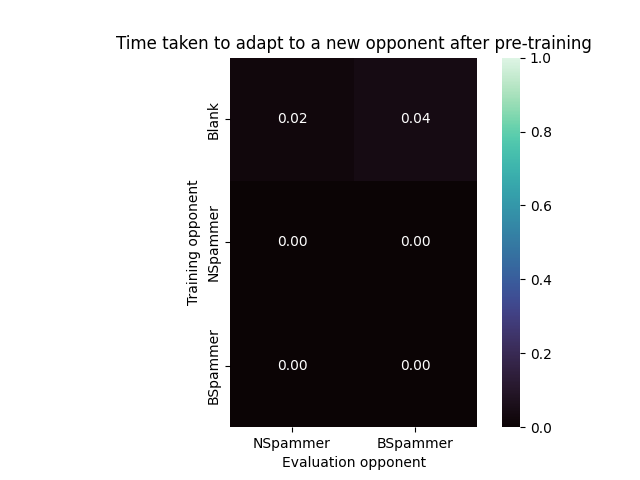

Write Python code to recreate this figure.
import random
import torch as T
from os import path
from agents.base import FootsiesAgentBase
from scripts.evaluation.utils import create_eval_env
from scripts.evaluation.data_collectors import get_data_custom_loop, AgentCustomRun
from scripts.evaluation.plotting import plot_data
from scripts.evaluation.custom_loop import WinRateObserver, PreCustomLoop
from models import to_
from itertools import combinations
from copy import deepcopy
from opponents.curriculum import Idle, Backer, NSpammer, BSpammer, NSpecialSpammer, BSpecialSpammer, WhiffPunisher, CurriculumOpponent
from typing import cast, Callable, Literal
from agents.the_one.agent import TheOneAgent
from dataclasses import dataclass
from opponents.base import Opponent
from tqdm import trange
from agents.action import ActionMap
from gymnasium.spaces import Discrete
from functools import partial
from gymnasium import Env
from footsies_gym.envs.footsies import FootsiesEnv
import seaborn as sns


OPPONENT_MAP: dict[str, Callable[[], CurriculumOpponent | None]] = {
    "Idle": Idle,
    "Backer": Backer,
    "NSpammer": NSpammer,
    "BSpammer": BSpammer,
    "NSpecialSpammer": NSpecialSpammer,
    "BSpecialSpammer": BSpecialSpammer,
    "WhiffPunisher": WhiffPunisher,
    "Bot": lambda: None,
}

@dataclass
class AgentTrainingRegime:
    name:                   str
    agent:                  TheOneAgent
    training_opponent:      Opponent | None | Literal["Blank"]
    evaluation_opponent:    Opponent | None


def train_agent_against_opponent(agent: TheOneAgent, env: Env, footsies_env: FootsiesEnv, initial_seed: int | None, opponent: Opponent | None, timesteps: int = int(1e6), label: str = ""):
    T.manual_seed(initial_seed)
    random.seed(initial_seed)
    
    o = opponent.act if opponent is not None else None
    footsies_env.set_opponent(o)

    seed = initial_seed
    terminated, truncated = True, True
    for _ in trange(timesteps, desc=label, unit="step", dynamic_ncols=True, colour="#FF9E64"):
        if (terminated or truncated):
            obs, info = env.reset(seed=seed)
            terminated, truncated = False, False
            seed = None

        action = agent.act(obs, info)
        next_obs, reward, terminated, truncated, next_info = env.step(action)
        reward = float(reward)

        # Skip hitstop freeze
        in_hitstop = ActionMap.is_in_hitstop_ori(next_info, True) or ActionMap.is_in_hitstop_ori(next_info, False)
        while in_hitstop and obs.isclose(next_obs).all():
            action = agent.act(obs, info)
            next_obs, r, terminated, truncated, next_info = env.step(action)
            r = float(r)
            reward += r

        agent.update(obs, next_obs, reward, terminated, truncated, info, next_info)

        obs, info = next_obs, next_info


class EnoughFightingObserver(WinRateObserver):
    def __init__(self, last: int = 100, win_rate_threshold: float = 0.7, win_rate_threshold_over: int = 20):
        super().__init__(last=last)
        self._win_rate_threshold = win_rate_threshold
        self._win_rate_threshold_over = win_rate_threshold_over # we need to count the win rate over some episodes or else it doesn't make sense (imagine just winning the first game -> 100% win rate instantly)
        self._step_counter = 0
        self._episodes = 0
    
    def update(self, step: int, obs: T.Tensor, next_obs: T.Tensor, reward: float, terminated: bool, truncated: bool, info: dict, next_info: dict, agent: FootsiesAgentBase):
        super().update(step, obs, next_obs, reward, terminated, truncated, info, next_info, agent)
        self._step_counter = step + 1
        self._episodes += terminated or truncated

    @property
    def data(self) -> tuple[list[int], tuple[list[float], ...]]:
        return [0], ([self._step_counter],)

    @staticmethod
    def attributes() -> tuple[str, ...]:
        return ("time_taken",)

    def enough(self) -> bool:
        return self.win_rate > self._win_rate_threshold and self._episodes > self._win_rate_threshold_over


def main(
    seeds: int = 10,
    timesteps: int = int(1e6),
    processes: int = 4,
    y: bool = False,
    small: bool = False,
):
    result_path = path.splitext(__file__)[0]

    dummy_env, _  = create_eval_env()
    assert dummy_env.observation_space.shape
    assert isinstance(dummy_env.action_space, Discrete)

    agent, _ = to_(
        observation_space_size=dummy_env.observation_space.shape[0],
        action_space_size=dummy_env.action_space.n,
    )

    if small:
        opponent_labels = ["Blank", "NSpammer", "BSpammer"]
    else:
        opponent_labels = ["Blank", "NSpammer", "BSpammer", "NSpecialSpammer", "WhiffPunisher", "Bot"]

    agent_regimes: list[AgentTrainingRegime] = []
    for training_opponent_label in opponent_labels:
        for evaluation_opponent_label in opponent_labels:
            if evaluation_opponent_label == "Blank":
                continue
            
            if training_opponent_label == "Blank":
                training_opponent = "Blank"
            else:
                training_opponent = OPPONENT_MAP[training_opponent_label]()
            
            evaluation_opponent = OPPONENT_MAP[evaluation_opponent_label]()

            agent_regime = AgentTrainingRegime(
                name=f"{training_opponent_label}_to_{evaluation_opponent_label}",
                agent=deepcopy(agent),
                training_opponent=training_opponent,
                evaluation_opponent=evaluation_opponent,
            )

            agent_regimes.append(agent_regime)

    runs = {
        reg.name: AgentCustomRun(
            agent=reg.agent,
            opponent=reg.evaluation_opponent.act if reg.evaluation_opponent is not None else reg.evaluation_opponent,
            pre_loop=cast(PreCustomLoop, partial(train_agent_against_opponent, opponent=reg.training_opponent, timesteps=timesteps, label=reg.name)) if reg.training_opponent != "Blank" else None,
        ) for reg in agent_regimes
    }

    dfs = get_data_custom_loop(
        result_path=result_path,
        runs=runs,
        observer_type=EnoughFightingObserver,
        seeds=seeds,
        timesteps=timesteps,
        processes=processes,
        y=y,
    )

    if dfs is None:
        return

    # Create the matrix first. We exclude "Blank" as an evaluation opponent
    mtx = T.zeros((len(opponent_labels), len(opponent_labels) - 1))
    for name, df in dfs.items():
        training_opponent_label, evaluation_opponent_label = name.split("_to_")
        row = opponent_labels.index(training_opponent_label)
        col = opponent_labels.index(evaluation_opponent_label) - 1
        assert df["time_takenMean"].size == 1
        mtx[row, col] = df["time_takenMean"][0] / timesteps

    # Plot the heatmap
    ax = sns.heatmap(mtx,
        vmin=0.0,
        vmax=1.0,
        cmap="mako", # or "crest" or "viridis"
        annot=True,
        fmt=".2f",
        cbar=True,
        square=True,
        xticklabels=opponent_labels[1:],
        yticklabels=opponent_labels,
    ) 
    ax.set_xlabel("Evaluation opponent")
    ax.set_ylabel("Training opponent")
    ax.set_title("Time taken to adapt to a new opponent after pre-training")
    
    fig = ax.get_figure()
    assert fig is not None
    fig.savefig(result_path)

if __name__ == "__main__":
    import tyro
    tyro.cli(main)
